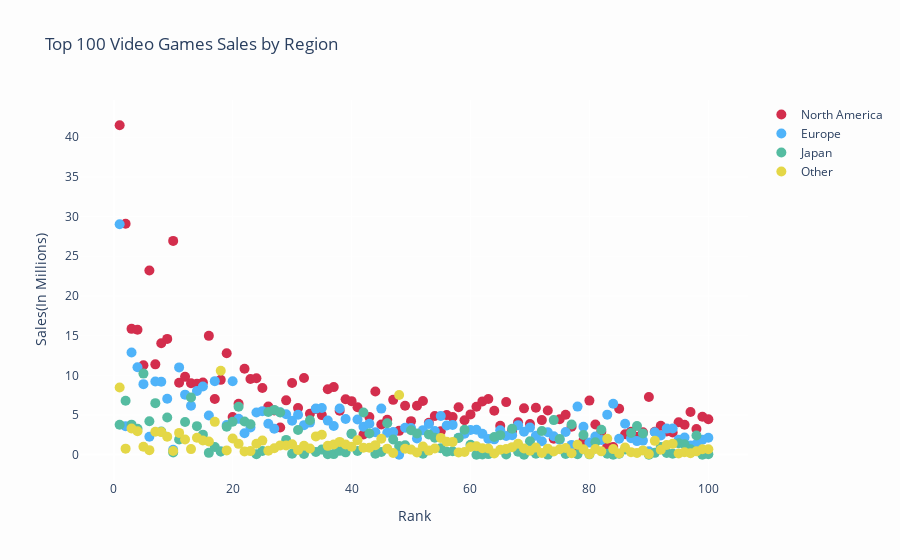

Write notebook code for a chart like this one.
### Markdown cell above
**Top 100 Video Games**

Below is a scatter plot illustrating the sales of the top 100 video games across different regions. By hovering over the chart, you can see the number of sales in each region.

### Code cell
top100_games = df.head(100)

# Initialize a plotly graph object Figure and assign it to top100_game_sales_per_region
top100_game_sales_per_region = go.Figure()

regions = ['NA_Sales', 'EU_Sales', 'JP_Sales', 'Other_Sales']
colors = ['#d32e4d', '#4fb3f9', '#55bca1', '#e4d747']
names = ['North America', 'Europe', 'Japan', 'Other']

for region, color, name in zip(regions, colors, names):
    top100_game_sales_per_region.add_trace(go.Scatter(
        x=top100_games['Rank'],
        y=top100_games[region],
        mode='markers',
        marker=dict(color=color, size=10),
        name=name,
        text=top100_games['Name']
    ))

top100_game_sales_per_region.update_layout(
    title='Top 100 Video Games Sales by Region',
    xaxis=dict(title='Rank'),
    yaxis=dict(title='Sales(In Millions)'),
    paper_bgcolor='#fdfdfd',
    plot_bgcolor='#fdfdfd',
    hovermode='x'
)

top100_game_sales_per_region.show()

### Figure 1 — Plotly figure (JSON) as saved in the notebook; plotly's stock layout.template omitted (floating-point values rounded to 4 significant figures)
{"data": [{"marker": {"color": "#d32e4d", "size": 10}, "mode": "markers", "name": "North America", "text": ["Wii Sports", "Super Mario Bros.", "Mario Kart Wii", "Wii Sports Resort", "Pokemon Red/Pokemon Blue", "Tetris", "New Super Mario Bros.", "Wii Play", "New Super Mario Bros. Wii", "Duck Hunt", "Nintendogs", "Mario Kart DS", "Pokemon Gold/Pokemon Silver", "Wii Fit", "Wii Fit Plus", "Kinect Adventures!", "Grand Theft Auto V", "Grand Theft Auto: San Andreas", "Super Mario World", "Brain Age: Train Your Brain in Minutes a Day", "Pokemon Diamond/Pokemon Pearl", "Super Mario Land", "Super Mario Bros. 3", "Grand Theft Auto V", "Grand Theft Auto: Vice City", "Pokemon Ruby/Pokemon Sapphire", "Pokemon Black/Pokemon White", "Brain Age 2: More Training in Minutes a Day", "Gran Turismo 3: A-Spec", "Call of Duty: Modern Warfare 3", "Pokémon Yellow: Special Pikachu Edition", "Call of Duty: Black Ops", "Pokemon X/Pokemon Y", "Call of Duty: Black Ops 3", "Call of Duty: Black Ops II", "Call of Duty: Black Ops II", "Call of Duty: Modern Warfare 2", "Call of Duty: Modern Warfare 3", "Grand Theft Auto III", "Super Smash Bros. Brawl", "Call of Duty: Black Ops", "Animal Crossing: Wild World", "Mario Kart 7", "Halo 3", "Grand Theft Auto V", "Pokemon HeartGold/Pokemon SoulSilver", "Super Mario 64", "Gran Turismo 4", "Super Mario Galaxy", "Pokemon Omega Ruby/Pokemon Alpha Sapphire", "Super Mario Land 2: 6 Golden Coins", "Grand Theft Auto IV", "Gran Turismo", "Super Mario 3D Land", "Gran Turismo 5", "Call of Duty: Modern Warfare 2", "Grand Theft Auto IV", "Super Mario All-Stars", "Pokemon FireRed/Pokemon LeafGreen", "Super Mario 64", "Just Dance 3", "Call of Duty: Ghosts", "Halo: Reach", "Mario Kart 64", "New Super Mario Bros. 2", "Halo 4", "Final Fantasy VII", "Call of Duty: Ghosts", "Just Dance 2", "Gran Turismo 2", "Call of Duty 4: Modern Warfare", "Donkey Kong Country", "Minecraft", "Animal Crossing: New Leaf", "Mario Party DS", "The Elder Scrolls V: Skyrim", "Super Mario Kart", "FIFA 16", "Wii Party", "Halo 2", "Mario Party 8", "Pokemon Black 2/Pokemon White 2", "FIFA Soccer 13", "The Sims 3", "GoldenEye 007", "Mario & Sonic at the Olympic Games", "Final Fantasy X", "Final Fantasy VIII", "Pokémon Platinum Version", "Pac-Man", "Grand Theft Auto: Liberty City Stories", "Super Mario Galaxy 2", "Star Wars Battlefront (2015)", "Call of Duty: Advanced Warfare", "The Legend of Zelda: Ocarina of Time", "Crash Bandicoot 2: Cortex Strikes Back", "Super Mario Bros. 2", "Super Smash Bros. for Wii U and 3DS", "Call of Duty: World at War", "Battlefield 3"], "type": "scatter", "x": [1, 2, 3, 4, 5, 6, 7, 8, 9, 10, 11, 12, 13, 14, 15, 16, 17, 18, 19, 20, 21, 22, 23, 24, 25, 26, 27, 28, 29, 30, 31, 32, 33, 34, 35, 36, 37, 38, 39, 40, 41, 42, 43, 44, 45, 46, 47, 48, 49, 50, 51, 52, 53, 54, 55, 56, 57, 58, 59, 60, 61, 62, 63, 64, 65, 66, 67, 68, 69, 70, 71, 72, 73, 74, 75, 76, 77, 78, 79, 80, 81, 82, 83, 84, 85, 86, 87, 88, 89, 90, 91, 92, 93, 94, 95, 96, 97, 98, 99, 100], "y": [41.49, 29.08, 15.85, 15.75, 11.27, 23.2, 11.38, 14.03, 14.59, 26.93, 9.07, 9.81, 9, 8.94, 9.09, 14.97, 7.01, 9.43, 12.78, 4.75, 6.42, 10.83, 9.54, 9.63, 8.41, 6.06, 5.57, 3.44, 6.85, 9.03, 5.89, 9.67, 5.17, 5.77, 4.99, 8.25, 8.52, 5.54, 6.99, 6.75, 5.98, 2.55, 4.74, 7.97, 3.8, 4.4, 6.91, 3.01, 6.16, 4.23, 6.16, 6.76, 4.02, 4.89, 2.96, 4.99, 4.76, 5.99, 4.34, 5.08, 6.05, 6.72, 7.03, 5.55, 3.66, 6.63, 3.01, 4.09, 5.84, 3.88, 5.91, 4.36, 5.58, 2.01, 4.46, 5.03, 3.54, 1.11, 1.79, 6.82, 3.81, 2.91, 1.06, 0.98, 5.8, 2.58, 2.91, 2.28, 2.82, 7.28, 2.9, 3.66, 2.93, 2.8, 4.1, 3.78, 5.39, 3.24, 4.79, 4.46]}, {"marker": {"color": "#4fb3f9", "size": 10}, "mode": "markers", "name": "Europe", "text": ["Wii Sports", "Super Mario Bros.", "Mario Kart Wii", "Wii Sports Resort", "Pokemon Red/Pokemon Blue", "Tetris", "New Super Mario Bros.", "Wii Play", "New Super Mario Bros. Wii", "Duck Hunt", "Nintendogs", "Mario Kart DS", "Pokemon Gold/Pokemon Silver", "Wii Fit", "Wii Fit Plus", "Kinect Adventures!", "Grand Theft Auto V", "Grand Theft Auto: San Andreas", "Super Mario World", "Brain Age: Train Your Brain in Minutes a Day", "Pokemon Diamond/Pokemon Pearl", "Super Mario Land", "Super Mario Bros. 3", "Grand Theft Auto V", "Grand Theft Auto: Vice City", "Pokemon Ruby/Pokemon Sapphire", "Pokemon Black/Pokemon White", "Brain Age 2: More Training in Minutes a Day", "Gran Turismo 3: A-Spec", "Call of Duty: Modern Warfare 3", "Pokémon Yellow: Special Pikachu Edition", "Call of Duty: Black Ops", "Pokemon X/Pokemon Y", "Call of Duty: Black Ops 3", "Call of Duty: Black Ops II", "Call of Duty: Black Ops II", "Call of Duty: Modern Warfare 2", "Call of Duty: Modern Warfare 3", "Grand Theft Auto III", "Super Smash Bros. Brawl", "Call of Duty: Black Ops", "Animal Crossing: Wild World", "Mario Kart 7", "Halo 3", "Grand Theft Auto V", "Pokemon HeartGold/Pokemon SoulSilver", "Super Mario 64", "Gran Turismo 4", "Super Mario Galaxy", "Pokemon Omega Ruby/Pokemon Alpha Sapphire", "Super Mario Land 2: 6 Golden Coins", "Grand Theft Auto IV", "Gran Turismo", "Super Mario 3D Land", "Gran Turismo 5", "Call of Duty: Modern Warfare 2", "Grand Theft Auto IV", "Super Mario All-Stars", "Pokemon FireRed/Pokemon LeafGreen", "Super Mario 64", "Just Dance 3", "Call of Duty: Ghosts", "Halo: Reach", "Mario Kart 64", "New Super Mario Bros. 2", "Halo 4", "Final Fantasy VII", "Call of Duty: Ghosts", "Just Dance 2", "Gran Turismo 2", "Call of Duty 4: Modern Warfare", "Donkey Kong Country", "Minecraft", "Animal Crossing: New Leaf", "Mario Party DS", "The Elder Scrolls V: Skyrim", "Super Mario Kart", "FIFA 16", "Wii Party", "Halo 2", "Mario Party 8", "Pokemon Black 2/Pokemon White 2", "FIFA Soccer 13", "The Sims 3", "GoldenEye 007", "Mario & Sonic at the Olympic Games", "Final Fantasy X", "Final Fantasy VIII", "Pokémon Platinum Version", "Pac-Man", "Grand Theft Auto: Liberty City Stories", "Super Mario Galaxy 2", "Star Wars Battlefront (2015)", "Call of Duty: Advanced Warfare", "The Legend of Zelda: Ocarina of Time", "Crash Bandicoot 2: Cortex Strikes Back", "Super Mario Bros. 2", "Super Smash Bros. for Wii U and 3DS", "Call of Duty: World at War", "Battlefield 3"], "type": "scatter", "x": [1, 2, 3, 4, 5, 6, 7, 8, 9, 10, 11, 12, 13, 14, 15, 16, 17, 18, 19, 20, 21, 22, 23, 24, 25, 26, 27, 28, 29, 30, 31, 32, 33, 34, 35, 36, 37, 38, 39, 40, 41, 42, 43, 44, 45, 46, 47, 48, 49, 50, 51, 52, 53, 54, 55, 56, 57, 58, 59, 60, 61, 62, 63, 64, 65, 66, 67, 68, 69, 70, 71, 72, 73, 74, 75, 76, 77, 78, 79, 80, 81, 82, 83, 84, 85, 86, 87, 88, 89, 90, 91, 92, 93, 94, 95, 96, 97, 98, 99, 100], "y": [29.02, 3.58, 12.88, 11.01, 8.89, 2.26, 9.23, 9.2, 7.06, 0.63, 11, 7.57, 6.18, 8.03, 8.59, 4.94, 9.27, 0.4, 3.75, 9.26, 4.52, 2.71, 3.44, 5.31, 5.49, 3.9, 3.28, 5.36, 5.09, 4.28, 5.04, 3.73, 4.05, 5.81, 5.88, 4.3, 3.63, 5.82, 4.51, 2.61, 4.44, 3.52, 3.91, 2.83, 5.81, 2.77, 2.85, 0.01, 3.4, 3.37, 2.04, 3.1, 3.87, 2.99, 4.88, 3.69, 3.76, 2.15, 2.65, 3.11, 3.15, 2.63, 1.98, 1.94, 3.07, 2.36, 2.47, 3.73, 2.89, 3.42, 2.38, 1.71, 2.83, 2.32, 1.88, 2.86, 1.24, 6.06, 3.53, 1.53, 2.3, 1.86, 5.05, 6.42, 2.01, 3.9, 2.07, 1.72, 1.78, 0.45, 2.83, 2.42, 3.29, 3.3, 1.89, 2.17, 1.18, 1.35, 1.9, 2.13]}, {"marker": {"color": "#55bca1", "size": 10}, "mode": "markers", "name": "Japan", "text": ["Wii Sports", "Super Mario Bros.", "Mario Kart Wii", "Wii Sports Resort", "Pokemon Red/Pokemon Blue", "Tetris", "New Super Mario Bros.", "Wii Play", "New Super Mario Bros. Wii", "Duck Hunt", "Nintendogs", "Mario Kart DS", "Pokemon Gold/Pokemon Silver", "Wii Fit", "Wii Fit Plus", "Kinect Adventures!", "Grand Theft Auto V", "Grand Theft Auto: San Andreas", "Super Mario World", "Brain Age: Train Your Brain in Minutes a Day", "Pokemon Diamond/Pokemon Pearl", "Super Mario Land", "Super Mario Bros. 3", "Grand Theft Auto V", "Grand Theft Auto: Vice City", "Pokemon Ruby/Pokemon Sapphire", "Pokemon Black/Pokemon White", "Brain Age 2: More Training in Minutes a Day", "Gran Turismo 3: A-Spec", "Call of Duty: Modern Warfare 3", "Pokémon Yellow: Special Pikachu Edition", "Call of Duty: Black Ops", "Pokemon X/Pokemon Y", "Call of Duty: Black Ops 3", "Call of Duty: Black Ops II", "Call of Duty: Black Ops II", "Call of Duty: Modern Warfare 2", "Call of Duty: Modern Warfare 3", "Grand Theft Auto III", "Super Smash Bros. Brawl", "Call of Duty: Black Ops", "Animal Crossing: Wild World", "Mario Kart 7", "Halo 3", "Grand Theft Auto V", "Pokemon HeartGold/Pokemon SoulSilver", "Super Mario 64", "Gran Turismo 4", "Super Mario Galaxy", "Pokemon Omega Ruby/Pokemon Alpha Sapphire", "Super Mario Land 2: 6 Golden Coins", "Grand Theft Auto IV", "Gran Turismo", "Super Mario 3D Land", "Gran Turismo 5", "Call of Duty: Modern Warfare 2", "Grand Theft Auto IV", "Super Mario All-Stars", "Pokemon FireRed/Pokemon LeafGreen", "Super Mario 64", "Just Dance 3", "Call of Duty: Ghosts", "Halo: Reach", "Mario Kart 64", "New Super Mario Bros. 2", "Halo 4", "Final Fantasy VII", "Call of Duty: Ghosts", "Just Dance 2", "Gran Turismo 2", "Call of Duty 4: Modern Warfare", "Donkey Kong Country", "Minecraft", "Animal Crossing: New Leaf", "Mario Party DS", "The Elder Scrolls V: Skyrim", "Super Mario Kart", "FIFA 16", "Wii Party", "Halo 2", "Mario Party 8", "Pokemon Black 2/Pokemon White 2", "FIFA Soccer 13", "The Sims 3", "GoldenEye 007", "Mario & Sonic at the Olympic Games", "Final Fantasy X", "Final Fantasy VIII", "Pokémon Platinum Version", "Pac-Man", "Grand Theft Auto: Liberty City Stories", "Super Mario Galaxy 2", "Star Wars Battlefront (2015)", "Call of Duty: Advanced Warfare", "The Legend of Zelda: Ocarina of Time", "Crash Bandicoot 2: Cortex Strikes Back", "Super Mario Bros. 2", "Super Smash Bros. for Wii U and 3DS", "Call of Duty: World at War", "Battlefield 3"], "type": "scatter", "x": [1, 2, 3, 4, 5, 6, 7, 8, 9, 10, 11, 12, 13, 14, 15, 16, 17, 18, 19, 20, 21, 22, 23, 24, 25, 26, 27, 28, 29, 30, 31, 32, 33, 34, 35, 36, 37, 38, 39, 40, 41, 42, 43, 44, 45, 46, 47, 48, 49, 50, 51, 52, 53, 54, 55, 56, 57, 58, 59, 60, 61, 62, 63, 64, 65, 66, 67, 68, 69, 70, 71, 72, 73, 74, 75, 76, 77, 78, 79, 80, 81, 82, 83, 84, 85, 86, 87, 88, 89, 90, 91, 92, 93, 94, 95, 96, 97, 98, 99, 100], "y": [3.77, 6.81, 3.79, 3.28, 10.22, 4.22, 6.5, 2.93, 4.7, 0.28, 1.93, 4.13, 7.2, 3.6, 2.53, 0.24, 0.97, 0.41, 3.54, 4.16, 6.04, 4.18, 3.84, 0.06, 0.47, 5.38, 5.65, 5.32, 1.87, 0.13, 3.12, 0.11, 4.34, 0.35, 0.65, 0.07, 0.08, 0.49, 0.3, 2.66, 0.48, 5.33, 2.67, 0.13, 0.36, 3.96, 1.91, 1.1, 1.2, 3.08, 2.69, 0.14, 2.54, 2.13, 0.81, 0.38, 0.44, 2.12, 3.15, 1.25, 0, 0.04, 0.08, 2.23, 2.47, 0.04, 3.28, 0.38, 0.01, 1.69, 0.13, 3, 0.02, 4.36, 1.98, 0.1, 3.81, 0.06, 2.49, 0.05, 1.58, 3.14, 0.13, 0, 0.13, 0.66, 2.73, 3.63, 2.69, 0, 0.24, 0.98, 0.22, 0.14, 1.45, 1.31, 0.7, 2.42, 0, 0.06]}, {"marker": {"color": "#e4d747", "size": 10}, "mode": "markers", "name": "Other", "text": ["Wii Sports", "Super Mario Bros.", "Mario Kart Wii", "Wii Sports Resort", "Pokemon Red/Pokemon Blue", "Tetris", "New Super Mario Bros.", "Wii Play", "New Super Mario Bros. Wii", "Duck Hunt", "Nintendogs", "Mario Kart DS", "Pokemon Gold/Pokemon Silver", "Wii Fit", "Wii Fit Plus", "Kinect Adventures!", "Grand Theft Auto V", "Grand Theft Auto: San Andreas", "Super Mario World", "Brain Age: Train Your Brain in Minutes a Day", "Pokemon Diamond/Pokemon Pearl", "Super Mario Land", "Super Mario Bros. 3", "Grand Theft Auto V", "Grand Theft Auto: Vice City", "Pokemon Ruby/Pokemon Sapphire", "Pokemon Black/Pokemon White", "Brain Age 2: More Training in Minutes a Day", "Gran Turismo 3: A-Spec", "Call of Duty: Modern Warfare 3", "Pokémon Yellow: Special Pikachu Edition", "Call of Duty: Black Ops", "Pokemon X/Pokemon Y", "Call of Duty: Black Ops 3", "Call of Duty: Black Ops II", "Call of Duty: Black Ops II", "Call of Duty: Modern Warfare 2", "Call of Duty: Modern Warfare 3", "Grand Theft Auto III", "Super Smash Bros. Brawl", "Call of Duty: Black Ops", "Animal Crossing: Wild World", "Mario Kart 7", "Halo 3", "Grand Theft Auto V", "Pokemon HeartGold/Pokemon SoulSilver", "Super Mario 64", "Gran Turismo 4", "Super Mario Galaxy", "Pokemon Omega Ruby/Pokemon Alpha Sapphire", "Super Mario Land 2: 6 Golden Coins", "Grand Theft Auto IV", "Gran Turismo", "Super Mario 3D Land", "Gran Turismo 5", "Call of Duty: Modern Warfare 2", "Grand Theft Auto IV", "Super Mario All-Stars", "Pokemon FireRed/Pokemon LeafGreen", "Super Mario 64", "Just Dance 3", "Call of Duty: Ghosts", "Halo: Reach", "Mario Kart 64", "New Super Mario Bros. 2", "Halo 4", "Final Fantasy VII", "Call of Duty: Ghosts", "Just Dance 2", "Gran Turismo 2", "Call of Duty 4: Modern Warfare", "Donkey Kong Country", "Minecraft", "Animal Crossing: New Leaf", "Mario Party DS", "The Elder Scrolls V: Skyrim", "Super Mario Kart", "FIFA 16", "Wii Party", "Halo 2", "Mario Party 8", "Pokemon Black 2/Pokemon White 2", "FIFA Soccer 13", "The Sims 3", "GoldenEye 007", "Mario & Sonic at the Olympic Games", "Final Fantasy X", "Final Fantasy VIII", "Pokémon Platinum Version", "Pac-Man", "Grand Theft Auto: Liberty City Stories", "Super Mario Galaxy 2", "Star Wars Battlefront (2015)", "Call of Duty: Advanced Warfare", "The Legend of Zelda: Ocarina of Time", "Crash Bandicoot 2: Cortex Strikes Back", "Super Mario Bros. 2", "Super Smash Bros. for Wii U and 3DS", "Call of Duty: World at War", "Battlefield 3"], "type": "scatter", "x": [1, 2, 3, 4, 5, 6, 7, 8, 9, 10, 11, 12, 13, 14, 15, 16, 17, 18, 19, 20, 21, 22, 23, 24, 25, 26, 27, 28, 29, 30, 31, 32, 33, 34, 35, 36, 37, 38, 39, 40, 41, 42, 43, 44, 45, 46, 47, 48, 49, 50, 51, 52, 53, 54, 55, 56, 57, 58, 59, 60, 61, 62, 63, 64, 65, 66, 67, 68, 69, 70, 71, 72, 73, 74, 75, 76, 77, 78, 79, 80, 81, 82, 83, 84, 85, 86, 87, 88, 89, 90, 91, 92, 93, 94, 95, 96, 97, 98, 99, 100], "y": [8.46, 0.77, 3.31, 2.96, 1, 0.58, 2.9, 2.85, 2.26, 0.47, 2.75, 1.92, 0.71, 2.15, 1.79, 1.67, 4.14, 10.57, 0.55, 2.05, 1.37, 0.42, 0.46, 1.38, 1.78, 0.5, 0.82, 1.18, 1.16, 1.32, 0.59, 1.13, 0.79, 2.31, 2.52, 1.12, 1.29, 1.62, 1.3, 1.02, 1.83, 0.88, 0.89, 1.21, 2.02, 0.77, 0.23, 7.53, 0.76, 0.65, 0.29, 1.03, 0.52, 0.78, 2.12, 1.63, 1.62, 0.29, 0.35, 0.98, 1.07, 0.82, 0.78, 0.15, 0.63, 0.73, 0.96, 1.38, 0.78, 0.5, 0.9, 0.23, 0.77, 0.41, 0.7, 0.85, 0.18, 1.26, 0.68, 0.08, 0.73, 0.43, 2.01, 0.71, 0.15, 0.91, 0.33, 0.23, 0.55, 0.08, 1.75, 0.64, 1.23, 1.37, 0.16, 0.31, 0.19, 0.43, 0.69, 0.69]}], "layout": {"hovermode": "x", "paper_bgcolor": "#fdfdfd", "plot_bgcolor": "#fdfdfd", "title": {"text": "Top 100 Video Games Sales by Region"}, "xaxis": {"title": {"text": "Rank"}}, "yaxis": {"title": {"text": "Sales(In Millions)"}}}}
